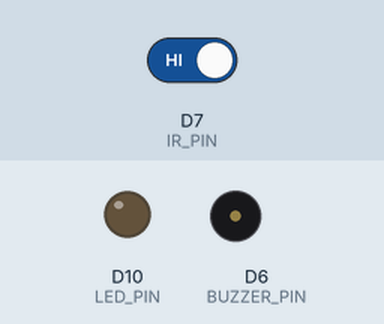
Recording of a sketch running on a simulated Arduino Uno R4 WiFi. Shown: output pins drawn as LEDs (lit = HIGH), buzzer (waves = sounding, pin HIGH). The inputs (shaded band) are chosen by the test bench; at power-on: D7 (IR_PIN) HIGH. WiFi joins after 1.5 s; servers stay silent unless stated; uploads are accepted with an empty reply; not simulated (calls return 0 or success): secrets.h; names the files do not define were given values by the test bench: SERVER_PORT = 80; what the sketch prints to the serial monitor is not drawn.

Above: at 3.7 s.
3.8 s: D7 (IR_PIN) driven LOW
At 4.3 s:
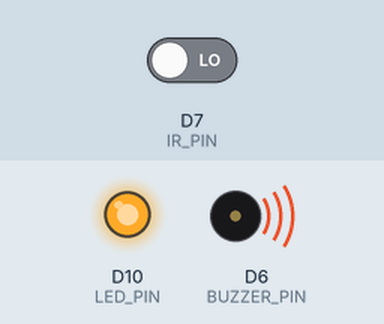
Timing chart, 0 to 6.8 s (numbered marks = the images above; inputs shaded):
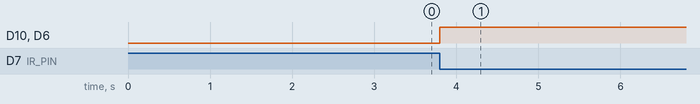

The sketch:

security-system.ino
```cpp
// Kevin Varghese – IR Sensor + LED + Buzzer (instant reaction + backend latch fix)
// Board: Arduino UNO R4 WiFi

#include <WiFiS3.h>
#include <ArduinoHttpClient.h>
#include <Arduino_JSON.h>
#include "secrets.h"

// === WiFi & Server Setup ===
const char* ssid          = WIFI_SSID;
const char* password      = WIFI_PASSWORD;
const char* serverAddress = SERVER_HOST;
int         serverPort    = SERVER_PORT;

const int LED_PIN    = 10;
const int BUZZER_PIN = 6;
const int IR_PIN     = 7;

WiFiClient wifi;
HttpClient client(wifi, serverAddress, serverPort);

// === Alarm State ===
bool alarmLatched = false;
unsigned long lastPollTime = 0;
const unsigned long pollInterval = 300; // ms

// === Alarm Status Polling ===
bool checkAlarmStatus() {
  client.get("/alarm-status");
  int statusCode = client.responseStatusCode();
  String response = client.responseBody();

  if (statusCode == 200) {
    Serial.print("Alarm status response: ");
    Serial.println(response);

    JSONVar json = JSON.parse(response);
    if (JSON.typeof(json) == "undefined") {
      Serial.println(" JSON parse failed");
      return alarmLatched;
    }

    bool isActive = (bool)json["active"];
    return isActive;
  }

  return alarmLatched;  // fallback
}

void setup() {
  Serial.begin(115200);
  delay(1000);

  pinMode(LED_PIN, OUTPUT);
  pinMode(BUZZER_PIN, OUTPUT);
  pinMode(IR_PIN, INPUT);

  Serial.print("Connecting to WiFi");
  while (WiFi.begin(ssid, password) != WL_CONNECTED) {
    Serial.print(".");
    delay(1000);
  }

  Serial.println("\n Connected to WiFi");
  Serial.print("IP: ");
  Serial.println(WiFi.localIP());
}

void loop() {
  int motion = digitalRead(IR_PIN);
  bool objectDetected = (motion == LOW);

  // === Trigger Alarm ===
  if (objectDetected && !alarmLatched) {
    alarmLatched = true;
    digitalWrite(LED_PIN, HIGH);
    digitalWrite(BUZZER_PIN, HIGH);
    Serial.println("🚨 Motion detected!");

    // Send to backend
    client.beginRequest();
    client.post("/motion");
    client.sendHeader("Content-Type", "application/json");
    client.sendHeader("Content-Length", 2);
    client.beginBody();
    client.print("{}");
    client.endRequest();

    int statusCode = client.responseStatusCode();
    String response = client.responseBody();
    Serial.print("Motion log status: ");
    Serial.println(statusCode);
    Serial.print("Response: ");
    Serial.println(response);
  }

  // === While alarm active, check backend for disarm ===
  if (alarmLatched) {
    digitalWrite(LED_PIN, HIGH);
    digitalWrite(BUZZER_PIN, HIGH);

    // Poll every 300ms
    if (millis() - lastPollTime > pollInterval) {
      lastPollTime = millis();
      bool stillActive = checkAlarmStatus();
      if (!stillActive) {
        alarmLatched = false;
        digitalWrite(LED_PIN, LOW);
        digitalWrite(BUZZER_PIN, LOW);
        Serial.println("Disarmed from backend");
      }
    }
  } else {
    // Alarm is not latched
    digitalWrite(LED_PIN, LOW);
    digitalWrite(BUZZER_PIN, LOW);
  }
}
```

Measured:
- after the input at 3.8 s, D10 (LED_PIN), D6 (BUZZER_PIN): LOW → HIGH at once
